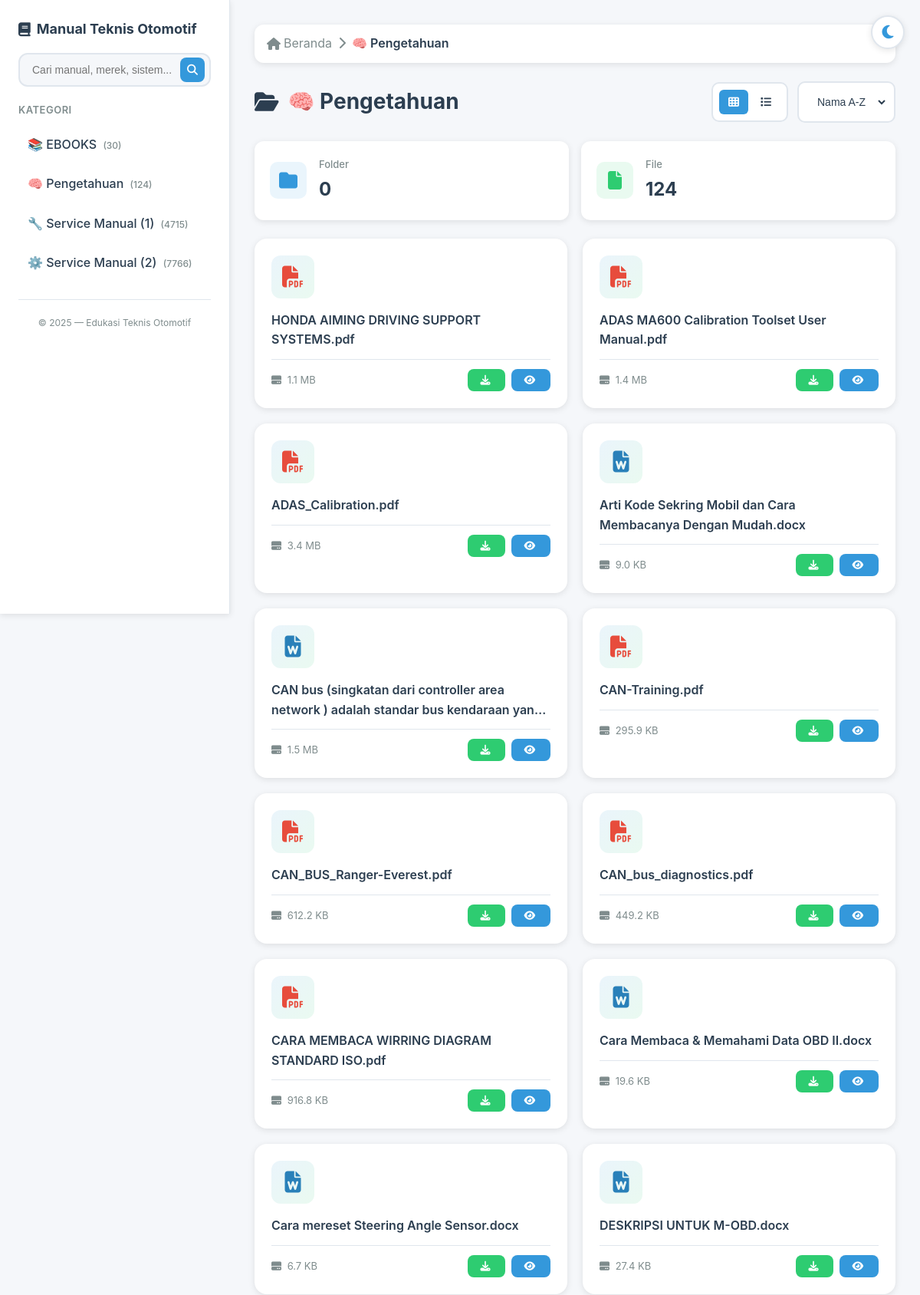
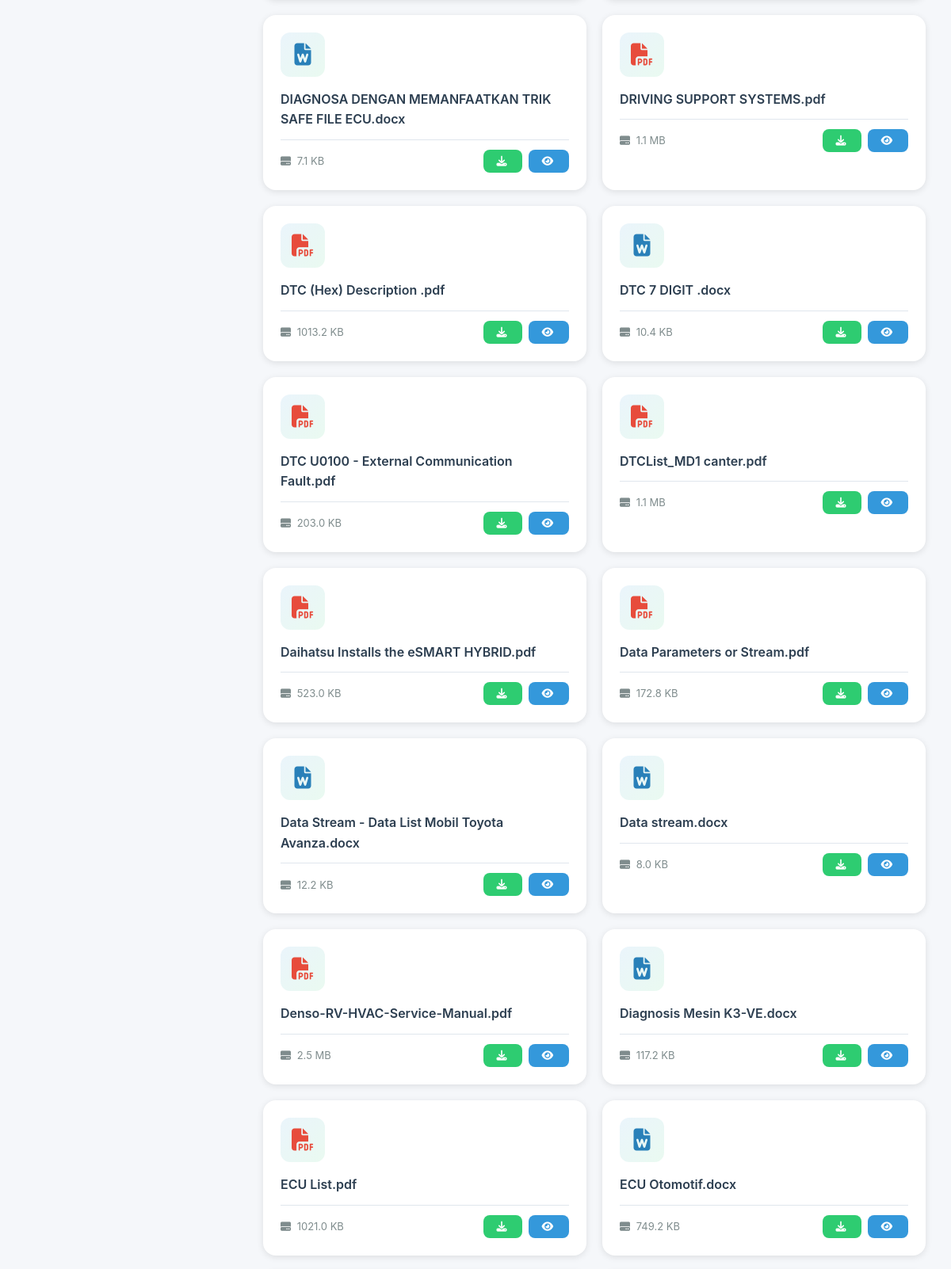
The page /folder/1Y2SLCbyHoB53BaQTTwRta2T6dv_drRll (upper part) on the database its author committed (2 pictures, top to bottom).
### tables this page shows
CREATE TABLE files (
    id TEXT PRIMARY KEY,
    name TEXT NOT NULL,
    mime_type TEXT,
    size INTEGER DEFAULT 0,
    modified_time TEXT,
    parent_id TEXT,
    root_folder_name TEXT,
    is_directory BOOLEAN DEFAULT 0
);

### app.py (the view, shortened to what this page needs)
@app.route('/folder/<folder_id>')
def view_folder(folder_id):
    conn = get_db_connection()
    folder_name = "Folder"
    for key, fid in ROOT_FOLDERS.items():
        if fid == folder_id:
            folder_name = DISPLAY_NAMES.get(key, key)
            break
    items = conn.execute(
        "SELECT * FROM files WHERE parent_id = ? ORDER BY is_directory DESC, name",
        (folder_id,)
    ).fetchall()
    conn.close()
    return render_template('folder.html', folder_id=folder_id, folder_name=folder_name, items=items)

### app.py (called while the page is built)
def get_db_connection():
    conn = sqlite3.connect(DATABASE)
    conn.row_factory = sqlite3.Row
    return conn

@app.context_processor
def inject_root_list():
    conn = get_db_connection()
    root_list = []
    try:
        for key, folder_id in ROOT_FOLDERS.items():
            count = conn.execute(
                "SELECT COUNT(*) FROM files WHERE (parent_id = ?) OR (root_folder_name = ?)",
                (folder_id, key)
            ).fetchone()[0]
            name = DISPLAY_NAMES.get(key, key)
            root_list.append((name, folder_id, count))
    finally:
        conn.close()
    return dict(root_list=root_list)

def sizeof_fmt(num, suffix="B"):
    if not num or num == "—":
        return "—"
    try:
        num = int(num)
    except:
        return "—"
    for unit in ["", "K", "M", "G"]:
        if abs(num) < 1024.0:
            return f"{num:3.1f} {unit}{suffix}"
        num /= 1024.0
    return f"{num:.1f} T{suffix}"

### templates/folder.html (shortened to what this page needs)
{% extends "base.html" %}
{% block content %}
<div class="breadcrumb">
    <a href="/">
        <i class="fas fa-home"></i>
        Beranda
    </a>
    <span class="separator"><i class="fas fa-chevron-right"></i></span>
    <span class="current">{{ folder_name }}</span>
</div>
<div class="page-header">
    <h2>
        <i class="fas fa-folder-open"></i>
        {{ folder_name }}
    </h2>
    <div class="controls">
        <div class="view-toggle">
            <button class="active" onclick="toggleView('grid')">
                <i class="fas fa-th"></i>
            </button>
            <button onclick="toggleView('list')">
                <i class="fas fa-list"></i>
            </button>
        </div>
        <div class="sort-dropdown">
            <select onchange="sortFiles(this.value)">
                <option value="name-asc">Nama A-Z</option>
            </select>
        </div>
    </div>
</div>
{% if items %}
    {% set file_count = namespace(value=0) %}
    {% set folder_count = namespace(value=0) %}
    {% for item in items %}
        {% if item.is_directory %}
            {% set folder_count.value = folder_count.value + 1 %}
        {% else %}
            {% set file_count.value = file_count.value + 1 %}
        {% endif %}
    {% endfor %}
    <div class="stats">
        <div class="stat-card">
            <div class="stat-icon blue">
                <i class="fas fa-folder"></i>
            </div>
            <div class="stat-info">
                <h4>Folder</h4>
                <p>{{ folder_count.value }}</p>
            </div>
        </div>
        <div class="stat-card">
            <div class="stat-icon green">
                <i class="fas fa-file"></i>
            </div>
            <div class="stat-info">
                <h4>File</h4>
                <p>{{ file_count.value }}</p>
            </div>
        </div>
    </div>
    <div class="cards-container">
    {% for item in items %}
        {% if item.is_directory %}
            <div class="card folder" onclick="window.location.href='/folder/{{ item.id }}'" data-date="{{ item.modified_time }}">
                <div class="card-icon">
                    <i class="fas fa-folder" style="color: #f39c12;"></i>
                </div>
                <div class="card-content">
                    <div class="card-title">{{ item.name }}</div>
                    <div class="card-meta">
                        <span>
                            <i class="fas fa-folder"></i>
                            Folder
                        </span>
                        <span>
                            <i class="fas fa-arrow-right"></i>
                        </span>
                    </div>
                </div>
            </div>
        {% else %}
            <div class="card" data-date="{{ item.modified_time }}">
                <div class="card-icon">
                    {% if item.mime_type == 'application/pdf' %}
                        <i class="fas fa-file-pdf" style="color: #e74c3c;"></i>
                    {% elif 'word' in item.mime_type or item.name.endswith('.docx') %}
                        <i class="fas fa-file-word" style="color: #2980b9;"></i>
                    {% elif 'excel' in item.mime_type or item.name.endswith('.xlsx') %}
                        <i class="fas fa-file-excel" style="color: #27ae60;"></i>
                    {% else %}
                        <i class="fas fa-file" style="color: #95a5a6;"></i>
                    {% endif %}
                </div>
                <div class="card-content">
                    <div class="card-title">{{ item.name }}</div>
                    <div class="card-meta">
                        <span>
                            <i class="fas fa-hdd"></i>
                            {{ item.size | filesizeformat }}
                        </span>
                        <div style="display: flex; gap: 8px;">
                            <button class="download-btn" onclick="event.stopPropagation(); downloadFile('{{ item.id }}', '{{ item.name }}')">
                                <i class="fas fa-download"></i>
                            </button>
                            <button class="download-btn" style="background: var(--primary-color);" onclick="window.open('/file/{{ item.id }}', '_blank')">
                                <i class="fas fa-eye"></i>
                            </button>
                        </div>
                    </div>
                </div>
            </div>
        {% endif %}
    {% endfor %}
    </div>
{% endif %}
{% endblock %}
{% block sidebar %}
    <nav>
        <h3>Kategori</h3>
        <ul>
        {% for name, folder_id, count in root_list %}
            <li>
                <a href="/folder/{{ folder_id }}">
                    {{ name }}
                    <small>({{ count }})</small>
                </a>
            </li>
        {% endfor %}
        </ul>
    </nav>
{% endblock %}

### templates/base.html (shortened to what this page needs)
<!DOCTYPE html>
<html lang="id">
<head>
    <link rel="stylesheet" href="https://cdnjs.cloudflare.com/ajax/libs/font-awesome/6.4.0/css/all.min.css">
</head>
<body>
    <button class="theme-toggle" onclick="toggleTheme()">
        <i class="fas fa-moon" id="theme-icon"></i>
    </button>
    <div class="app-wrapper">
        <aside class="sidebar">
            <header>
                <h1>
                    <i class="fas fa-book"></i>
                    Manual Teknis Otomotif
                </h1>
                <div class="search-box">
                    <form action="/search" method="GET" id="search-form">
                        <input
                            type="text"
                            name="q"
                            id="search-input"
                            placeholder="Cari manual, merek, sistem..."
                            autocomplete="off"
                        />
                        <button type="submit">
                            <i class="fas fa-search"></i>
                        </button>
                    </form>
                </div>
                {% block sidebar %}{% endblock %}
            </header>
            <footer class="sidebar-footer">
                &copy; 2025 — Edukasi Teknis Otomotif
            </footer>
        </aside>
        <main class="main">
            <div class="container">
                {% block content %}{% endblock %}
            </div>
        </main>
    </div>
</body>
</html>

### rows shown on the page
files: mime_type "application/pdf" (drawn), name "HONDA AIMING DRIVING SUPPORT SYSTEMS.pdf", size|filesizeformat "1.1 MB"
files: mime_type "application/pdf" (drawn), name "ADAS MA600 Calibration Toolset User Manual.pdf", size|filesizeformat "1.4 MB"
files: mime_type "application/pdf" (drawn), name "ADAS_Calibration.pdf", size|filesizeformat "3.4 MB"
files: name "Arti Kode Sekring Mobil dan Cara Membacanya Dengan Mudah.docx", size|filesizeformat "9.0 KB"
files: name "CAN bus (singkatan dari controller area network ) adalah standar bus kendaraan…", size|filesizeformat "1.5 MB"
files: mime_type "application/pdf" (drawn), name "CAN-Training.pdf", size|filesizeformat "295.9 KB"
files: mime_type "application/pdf" (drawn), name "CAN_BUS_Ranger-Everest.pdf", size|filesizeformat "612.2 KB"
files: mime_type "application/pdf" (drawn), name "CAN_bus_diagnostics.pdf", size|filesizeformat "449.2 KB"
files: mime_type "application/pdf" (drawn), name "CARA MEMBACA WIRRING DIAGRAM STANDARD ISO.pdf", size|filesizeformat "916.8 KB"
files: name "Cara Membaca & Memahami Data OBD II.docx", size|filesizeformat "19.6 KB"
files: name "Cara mereset Steering Angle Sensor.docx", size|filesizeformat "6.7 KB"
files: name "DESKRIPSI UNTUK M-OBD.docx", size|filesizeformat "27.4 KB"
files: name "DIAGNOSA DENGAN MEMANFAATKAN TRIK SAFE FILE ECU.docx", size|filesizeformat "7.1 KB"
files: mime_type "application/pdf" (drawn), name "DRIVING SUPPORT SYSTEMS.pdf", size|filesizeformat "1.1 MB"
files: mime_type "application/pdf" (drawn), name "DTC (Hex) Description .pdf", size|filesizeformat "1013.2 KB"
files: name "DTC 7 DIGIT .docx", size|filesizeformat "10.4 KB"
files: mime_type "application/pdf" (drawn), name "DTC U0100 - External Communication Fault.pdf", size|filesizeformat "203.0 KB"
files: mime_type "application/pdf" (drawn), name "DTCList_MD1 canter.pdf", size|filesizeformat "1.1 MB"
files: mime_type "application/pdf" (drawn), name "Daihatsu Installs the eSMART HYBRID.pdf", size|filesizeformat "523.0 KB"
files: mime_type "application/pdf" (drawn), name "Data Parameters or Stream.pdf", size|filesizeformat "172.8 KB"
files: name "Data Stream - Data List Mobil Toyota Avanza.docx", size|filesizeformat "12.2 KB"
files: name "Data stream.docx", size|filesizeformat "8.0 KB"
files: mime_type "application/pdf" (drawn), name "Denso-RV-HVAC-Service-Manual.pdf", size|filesizeformat "2.5 MB"
files: name "Diagnosis Mesin K3-VE.docx", size|filesizeformat "117.2 KB"
files: mime_type "application/pdf" (drawn), name "ECU List.pdf", size|filesizeformat "1021.0 KB"
files: name "ECU Otomotif.docx", size|filesizeformat "749.2 KB"

### other values the page prints
{{ name }} "📚 EBOOKS" "🧠 Pengetahuan" "🔧 Service Manual (1)" "⚙️ Service Manual (2)"
{{ count }} "30" "124" "4715" "7766"
{{ folder_name }} "🧠 Pengetahuan"
{{ folder_count.value }} "0"
{{ file_count.value }} "124"
